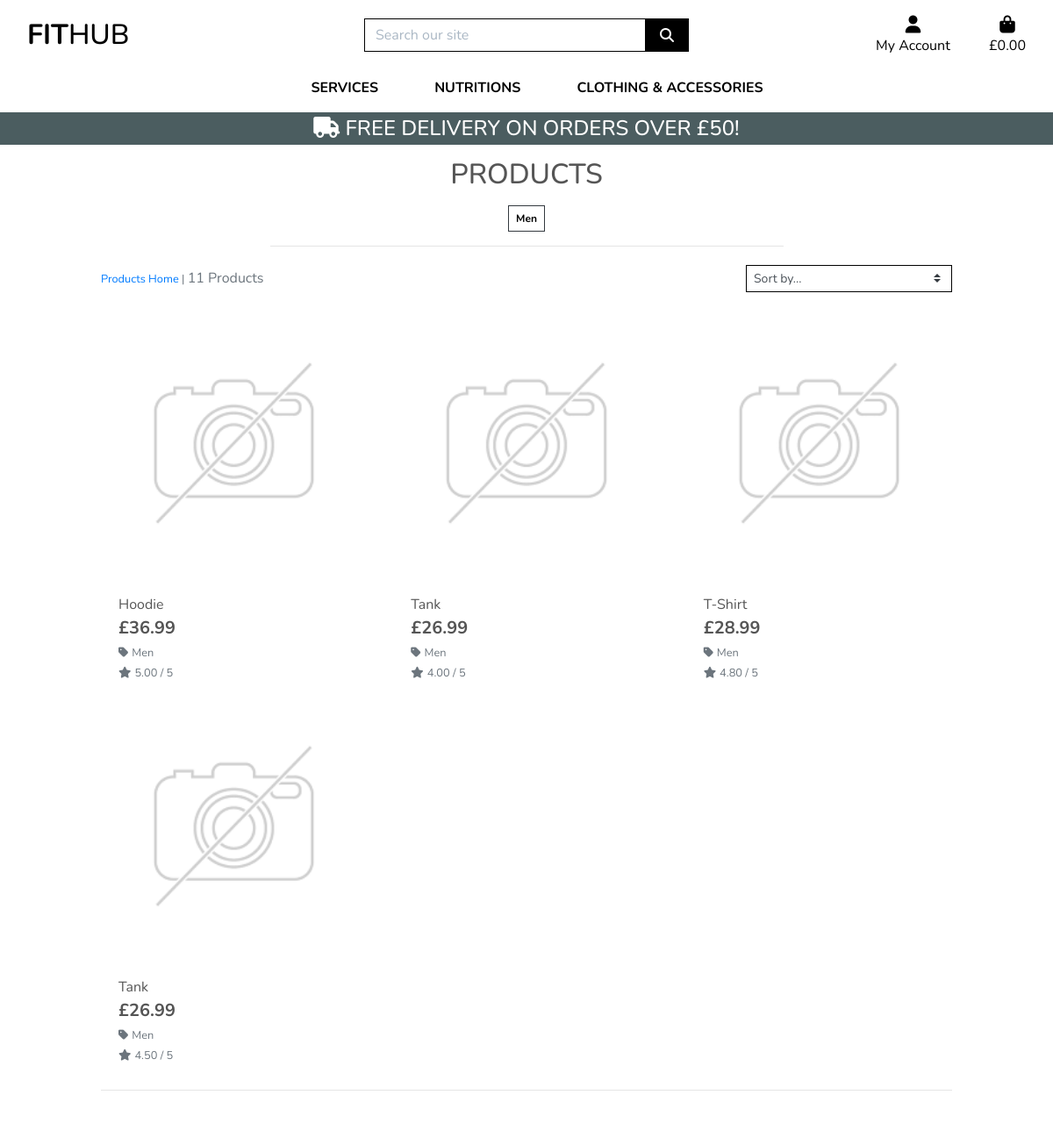
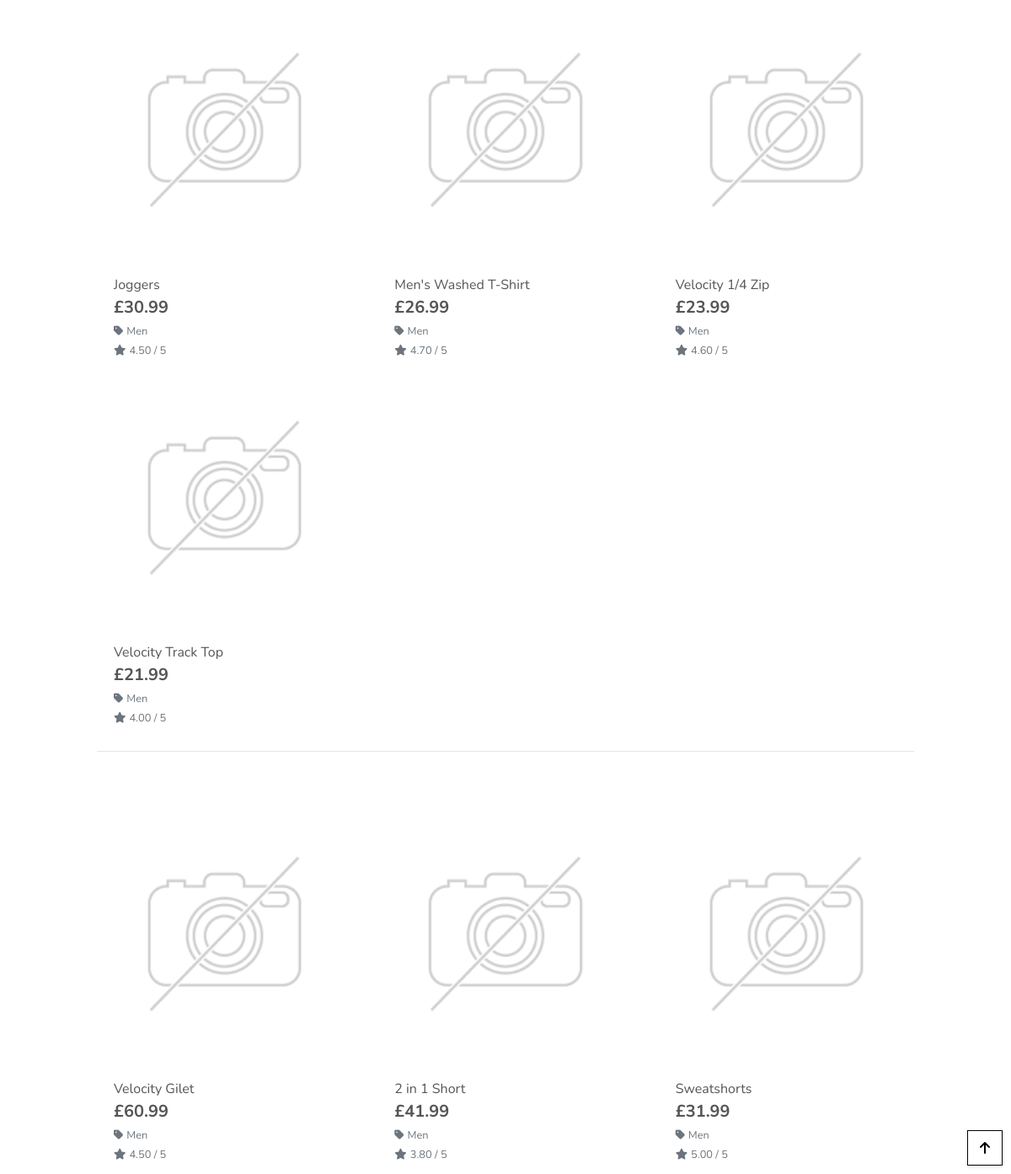
/products/?category=men, run on the app's committed database (2 pictures, top to bottom).
### products/models.py (models this page shows, shortened)
class Category(models.Model):
    class Meta:
        verbose_name_plural = 'Categories'
    name = models.CharField(max_length=254)
    friendly_name = models.CharField(max_length=254, null=True, blank=True)

class Product(models.Model):
    category = models.ForeignKey('Category', null=True, blank=True, on_delete=models.SET_NULL)
    sku = models.CharField(max_length=254, null=True, blank=True)
    name = models.CharField(max_length=254)
    description = models.TextField()
    has_sizes = models.BooleanField(default=False, null=True, blank=True)
    price = models.DecimalField(max_digits=6, decimal_places=2)
    rating = models.DecimalField(max_digits=6, decimal_places=2, null=True, blank=True)
    image_url = models.URLField(max_length=1024, null=True, blank=True)
    image = models.ImageField(null=True, blank=True)

### products/views.py (the view, shortened to what this page needs)
# urls.py: path('', views.all_products, name='products'),
def all_products(request):
    products = Product.objects.all()
    query = None
    categories = None
    sort = None
    direction = None
    if request.GET:
        if 'category' in request.GET:
            categories = request.GET['category'].split(',')
            products = products.filter(category__name__in=categories)
            categories = Category.objects.filter(name__in=categories)
    current_sorting = f'{sort}_{direction}'
    context = {
        'products': products,
        'search_term': query,
        'current_categories': categories,
        'current_sorting': current_sorting,
    }
    return render(request, 'products/products.html', context)

### bag/contexts.py (called while the page is built, shortened)
def bag_contents(request):
    bag_items = []
    total = 0
    product_count = 0
    bag = request.session.get('bag', {})
    if total < settings.FREE_DELIVERY_THRESHOLD:
        delivery = total * Decimal(settings.STANDARD_DELIVERY_PERCENTAGE / 100)
        free_delivery_delta = settings.FREE_DELIVERY_THRESHOLD - total
    else:
        delivery = 0
        free_delivery_delta = 0
    grand_total = delivery + total
    context = {
        'bag_items': bag_items,
        'total': total,
        'product_count': product_count,
        'delivery': delivery,
        'free_delivery_delta': free_delivery_delta,
        'free_delivery_threshold': settings.FREE_DELIVERY_THRESHOLD,
        'grand_total': grand_total,
    }
    return context

### products/templates/products/products.html (shortened to what this page needs)
{% extends "base.html" %}
{% load static %}
{% block page_header %}
    <div class="container header-container">
    </div>
{% endblock %}
{% block content %}
    <div class="container-fluid">
        <div class="row">
            <div class="col text-center mt-3">
                <h2 class="logo-font">Products</h2>
                {% for c in current_categories %}
                    <a class="category-badge text-decoration-none" href="{% url 'products' %}?category={{ c.name }}">
                        <span class="p-2 mt-2 badge badge-white text-black rounded-0 border border-dark">{{ c.friendly_name }} </span>
                    </a>
                {% endfor %}
                <hr class="w-50 mb-1">
            </div>
        </div>
        <div class="row">
            <div class="product-container col-10 offset-1">
                {% for c in current_categories %}
                    {% if c.id < 8 %}
                        <div class="row mt-1 mb-2">
                            <div class="col-12 col-md-6 my-auto order-md-last d-flex justify-content-center justify-content-md-end">
                                <div class="sort-select-wrapper w-50">
                                    <select id="sort-selector" class="custom-select custom-select-sm rounded-0 border border-{% if current_sorting != 'None_None' %}info{% else %}black{% endif %}">
                                        <option value="reset" {% if current_sorting == 'None_None' %}selected{% endif %}>Sort by...</option>
                                    </select>
                                </div>
                            </div>
                            <div class="col-12 col-md-6 order-md-first">
                                <p class="text-muted mt-3 text-center text-md-left">
                                    {% if search_term or current_categories or current_sorting != 'None_None' %}
                                        <span class="small"><a href="{% url 'products' %}">Products Home</a> | </span>
                                    {% endif %}
                                    {{ products|length }} Products{% if search_term %} found for <strong>"{{ search_term }}"</strong>{% endif %}
                                </p>
                            </div>
                        </div>
                    {% endif %}
                {% endfor %}
                <div class="row">
                    {% for product in products %}
                        <div class="col-sm-6 col-md-6 col-lg-4 col-xl-4">
                            <div class="card h-100 border-0">
                                {% if product.image %}
                                <a href="{% url 'product_detail' product.id %}">
                                    <img class="card-img-top img-fluid" src="{{ product.image.url }}" alt="{{ product.name }}">
                                </a>
                                {% else %}
                                <a href="{% url 'product_detail' product.id %}">
                                    <img class="card-img-top img-fluid" src="{{ MEDIA_URL }}noimage.png" alt="{{ product.name }}">
                                </a>
                                {% endif %}
                                <div class="card-body pb-0">
                                    <p class="mb-0">{{ product.name }}</p>
                                </div>
                                <div class="card-footer bg-white pt-0 border-0 text-left">
                                    <div class="row">
                                        <div class="col">
                                            <p class="lead mb-0 text-left font-weight-bold">£{{ product.price }}</p>
                                            {% if product.category %}
                                            <p class="small mt-1 mb-0">
                                                <a class="text-muted" href="{% url 'products' %}?category={{ product.category.name }}">
                                                    <i class="fas fa-tag mr-1"></i>{{ product.category.friendly_name }}
                                                </a>
                                            </p>
                                            {% endif %}
                                            {% if product.rating %}
                                                <small class="text-muted"><i class="fas fa-star mr-1"></i>{{ product.rating }} / 5</small>
                                            {% else %}
                                                <small class="text-muted">No Rating</small>
                                            {% endif %}
                                        </div>
                                    </div>
                                </div>
                            </div>
                        </div>
                        {% if forloop.counter|divisibleby:4 %}
                            <div class="col-12 d-none d-xl-block mb-5">
                                <hr>
                            </div>
                        {% endif %}
                    {% endfor %}
                </div>
            </div>
        </div>
    </div>
    <div class="btt-button shadow-sm rounded-0 border border-black">
        <a class="btt-link d-flex h-100">
            <i class="fas fa-arrow-up text-black mx-auto my-auto"></i>
        </a>
    </div>
{% endblock %}

### static/css/base.css (style rules this page uses)
html { height: 100%; }
body { background: url('/media/home_page_background.jpg') no-repeat center center fixed; background-size: cover; height: calc(100vh - 164px); color: #555; font-family: 'Nunito', sans-serif; }
.logo-font { text-transform: uppercase; }
.text-black { color: #000 !important; }
.border-black { border: 1px solid black !important; }
.btt-button { height: 42px; width: 42px; position: fixed; bottom: 10px; right: 10px; }
.btt-link, .update-link, .remove-item { cursor: pointer; }
@media (min-width: 1200px) { .container { max-width: 80%; } }
@media (min-width: 992px) { .header-container { padding-top: 164px; } }

### data on the page
Category: friendly_name "Men", products "11"
Product: image (placeholder picture), name "Hoodie", price "36.99", category.friendly_name "Men", rating "5.00"
Product: image (placeholder picture), name "Tank", price "26.99", category.friendly_name "Men", rating "4.00"
Product: image (placeholder picture), name "T-Shirt", price "28.99", category.friendly_name "Men", rating "4.80"
Product: image (placeholder picture), name "Tank", price "26.99", category.friendly_name "Men", rating "4.50"
Product: image (placeholder picture), name "Joggers", price "30.99", category.friendly_name "Men", rating "4.50"
Product: image (placeholder picture), name "Men's Washed T-Shirt", price "26.99", category.friendly_name "Men", rating "4.70"
Product: image (placeholder picture), name "Velocity 1/4 Zip", price "23.99", category.friendly_name "Men", rating "4.60"
Product: image (placeholder picture), name "Velocity Track Top", price "21.99", category.friendly_name "Men", rating "4.00"
Product: image (placeholder picture), name "Velocity Gilet", price "60.99", category.friendly_name "Men", rating "4.50"
Product: image (placeholder picture), name "2 in 1 Short", price "41.99", category.friendly_name "Men", rating "3.80"
Product: image (placeholder picture), name "Sweatshorts", price "31.99", category.friendly_name "Men", rating "5.00"

### other printed values
{{ free_delivery_threshold }} "50"
